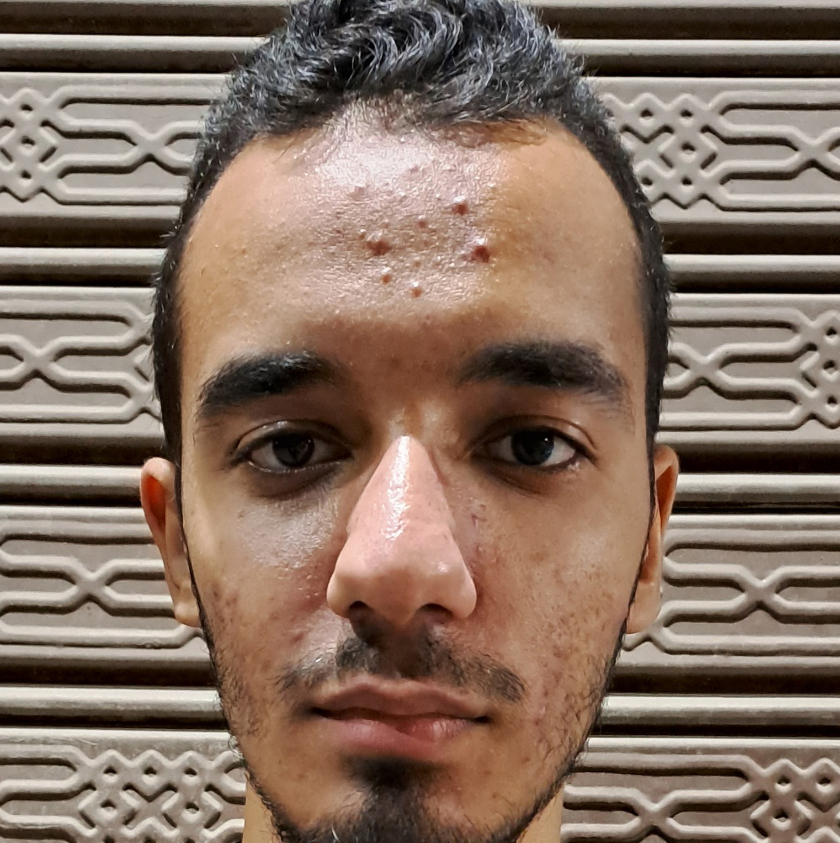
#> input picture orl faces/cropped/Ahmed0_45.jpg, 840 x 843 px, found by its file name; its folder holds only this picture in this run
$ jupyter execute roc.ipynb
#> lines starting #> are read from the running program, lines starting #| are printed output that depends on the picture
[cell 1]
import os
import cv2
import numpy as np
import matplotlib.pyplot as plt
from sklearn.metrics import roc_curve, auc
from sklearn.preprocessing import label_binarize

[cell 2]
def extract_features(images):
    # Example feature extraction code
    # You should replace this with your own feature extraction method
    features = []
    for image in images:
        # Extract features from the image
        # Add the extracted features to the features list
        features.append(np.mean(image))  # Dummy feature extraction, replace with your own

    return np.array(features)

[cell 3]
def read_images(folder_path):
    images = []
    labels = []
    for filename in os.listdir(folder_path):
        if filename.endswith(".jpg"):
            img_path = os.path.join(folder_path, filename)
            image = cv2.imread(img_path, 0)  # Read the image in grayscale
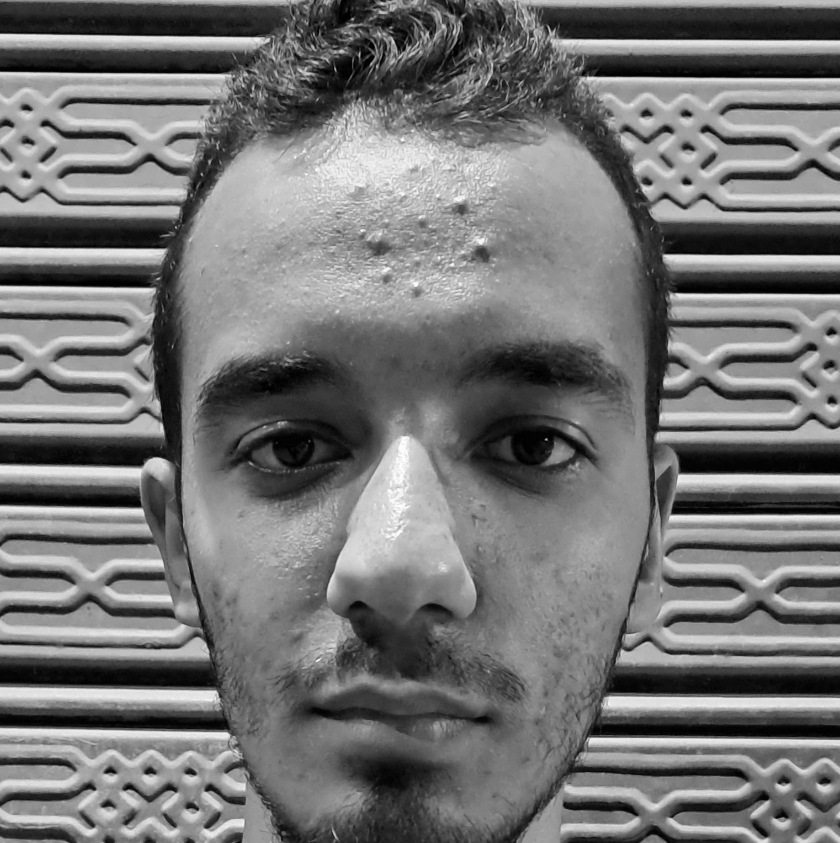
#> image: shape (843, 840); min 0, max 255, mean 116.1
            if image is not None:
                image = cv2.resize(image, (256, 256))  # Resize the image to a consistent shape
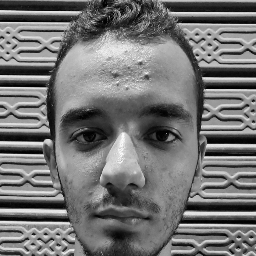
#> image: shape (256, 256); min 0, max 252, mean 116
                images.append(image)
                labels.append(int(filename.split("_")[1].split(".")[0]))

    return np.array(images), np.array(labels)

[cell 4]
def roc(images, y_prob,label_names):
    # Extract features from the images
    X_test = extract_features(images)

    # Binarize the predicted probabilities for multi-class classification
    y_test = label_binarize(np.argmax(y_prob, axis=1), classes=np.arange(y_prob.shape[1]))

    # Call the roc_curve function to calculate the false positive rate (fpr) and true positive rate (tpr)
    fpr = {}
    tpr = {}
    roc_auc = {}
    for i in range(y_prob.shape[1]):
        fpr[i], tpr[i], _ = roc_curve(y_test[:, i], y_prob[:, i])
        roc_auc[i] = auc(fpr[i], tpr[i])

    # Plot the ROC curves for each class
    plt.figure()
    for i in range(y_prob.shape[1]):
        plt.plot(fpr[i], tpr[i], lw=2,
                 label='ROC curve of class {0} (area = {1:0.2f})'.format(label_names[i], roc_auc[i]))
    plt.plot([0, 1], [0, 1], 'k--', lw=2)
    plt.xlim([0.0, 1.0])
    plt.ylim([0.0, 1.05])
    plt.xlabel('False Positive Rate')
    plt.ylabel('True Positive Rate')
    plt.title('Receiver Operating Characteristic')
    plt.legend(loc="lower right")
    plt.show()

[cell 5]
# Specify the folder path where the images are located
folder_path = "C:/Users/Zeyad/Documents/GitHub/FaceSense/orl faces/cropped"

[cell 6]
# Read the images and corresponding labels
images, labels = read_images(folder_path)
#> labels = [45]
# print(images.shape, labels)

[cell 7]
# Generate random predicted probabilities for each class
y_prob = np.random.rand(len(labels), 5)
#> y_prob = [[0.549, 0.715, 0.603, 0.545, 0.424]]

[cell 8]
# Specify the names of the 5 people in the dataset
label_names = ['Micheal','Mazen','Zeyad','Ahmed','Mo\'men']

[cell 9]
# Call the roc function to plot the ROC curve
roc(images, y_prob, label_names)
#> the loop in extract_features, `for image in images:` made 1 pass
#> after the loop in extract_features, `for image in images:`: features = [116]
#> in roc, `y_test = label_binarize(np.argmax(y_prob, axis=1), classes=np.arange(y..`: y_test = [[0, 1, 0, 0, 0]]
#> after the loop in roc, `for i in range(y_prob.shape[1]):`: fpr = {0: [0, 1], 1: [nan, nan], 2: [0, 1], 3: [0, 1], 4: [0, 1]}; roc_auc = {0: nan, 1: nan, 2: nan, 3: nan, 4: nan}; tpr = {0: [nan, nan], 1: [0, 1], 2: [nan, nan], 3: [nan, nan], 4: [nan, nan]}
#> in roc, `plt.show()`:
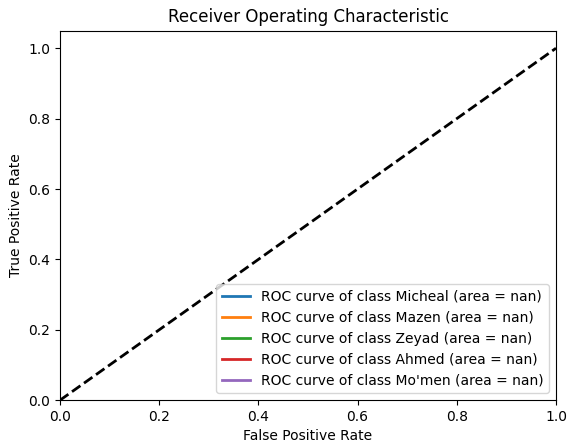
#> figure drawn by matplotlib, 1 panel

$ run again, on orl faces/cropped/Ahmed3_45.jpg
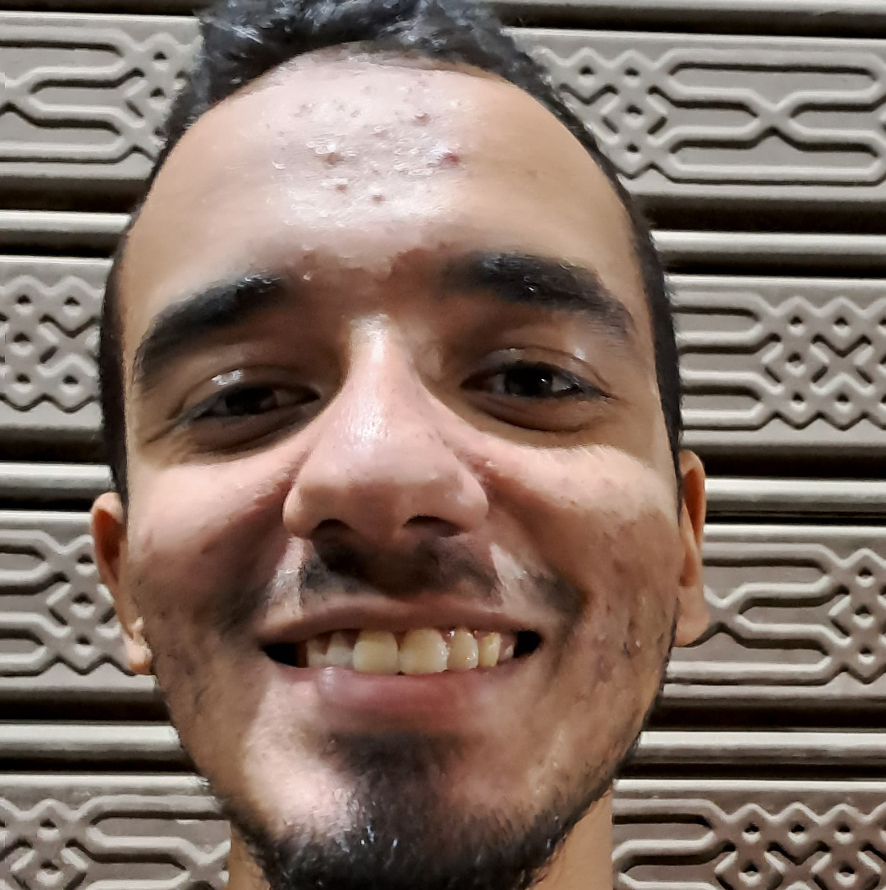
#> input picture orl faces/cropped/Ahmed3_45.jpg, 886 x 890 px, found by its file name
#> in read_images, `image = cv2.imread(img_path, 0)`:
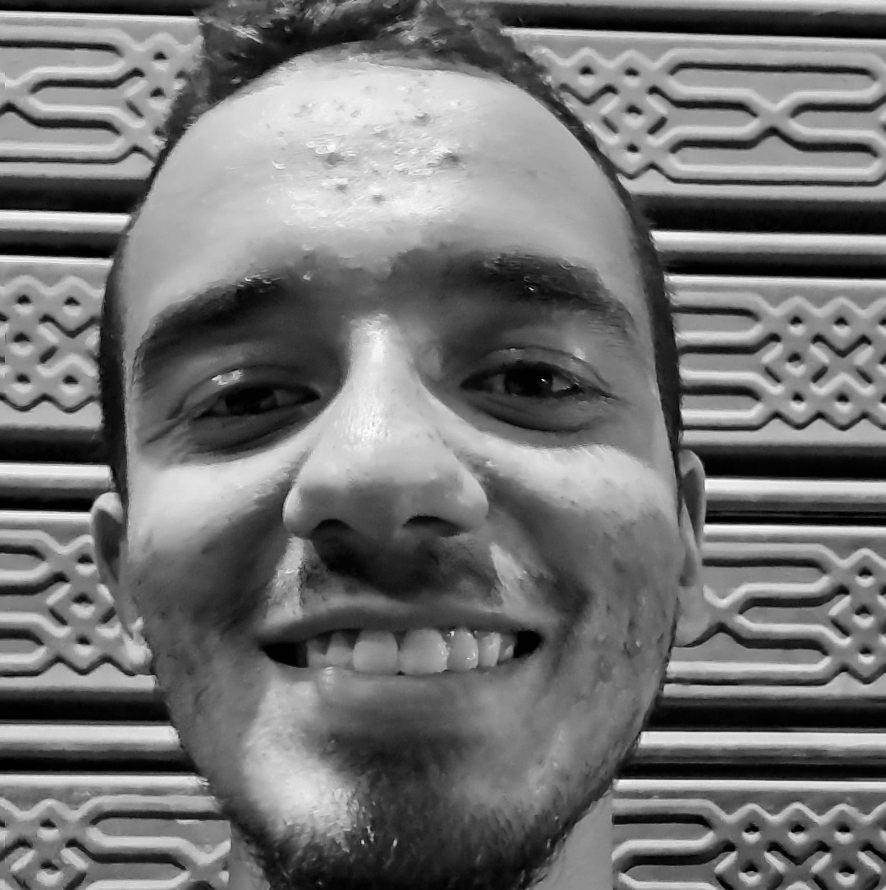
#> image: shape (890, 886); min 0, max 255, mean 114.6
#> in read_images, `image = cv2.resize(image, (256, 256))`:
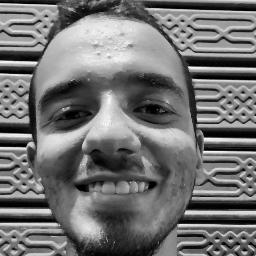
#> image: shape (256, 256); min 0, max 252, mean 114.5
#> labels = [45]
#> y_prob = [[0.549, 0.715, 0.603, 0.545, 0.424]]
#> the loop in extract_features, `for image in images:` made 1 pass
#> after the loop in extract_features, `for image in images:`: features = [114.5]
#> y_test = [[0, 1, 0, 0, 0]]
#> after the loop in roc, `for i in range(y_prob.shape[1]):`: fpr = {0: [0, 1], 1: [nan, nan], 2: [0, 1], 3: [0, 1], 4: [0, 1]}; roc_auc = {0: nan, 1: nan, 2: nan, 3: nan, 4: nan}; tpr = {0: [nan, nan], 1: [0, 1], 2: [nan, nan], 3: [nan, nan], 4: [nan, nan]}

$ run again, on orl faces/cropped/Ahmed4_45.jpg
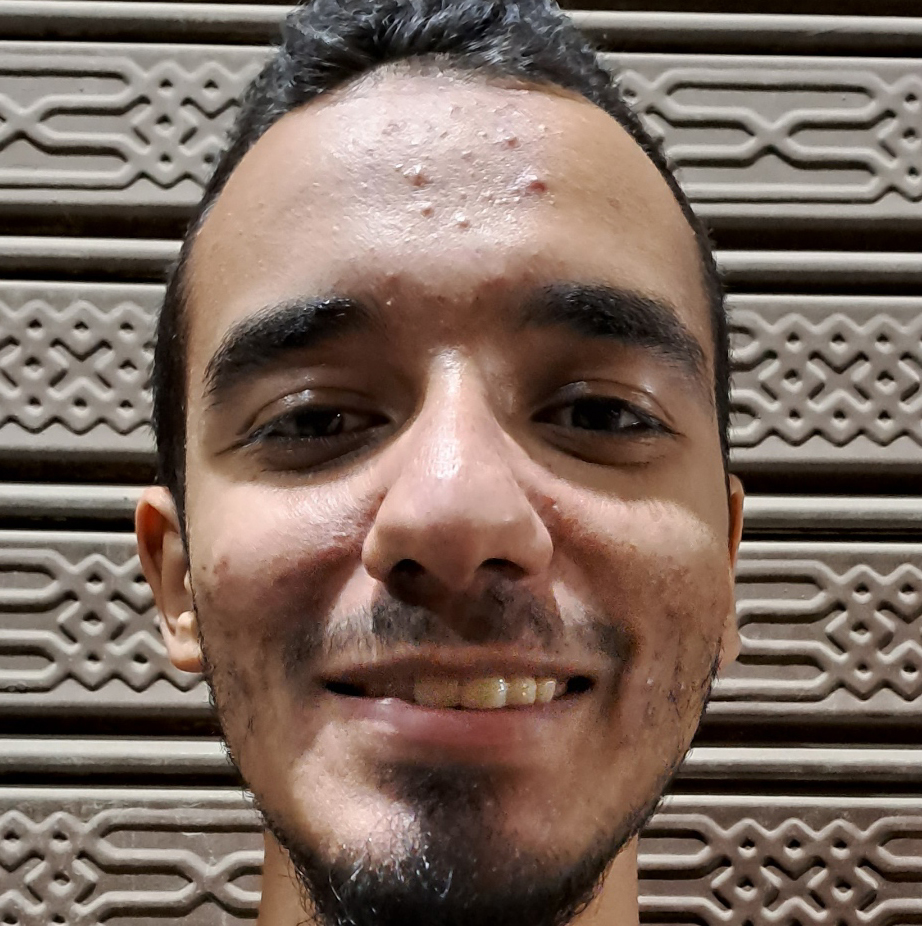
#> input picture orl faces/cropped/Ahmed4_45.jpg, 922 x 926 px, found by its file name
#> in read_images, `image = cv2.imread(img_path, 0)`:
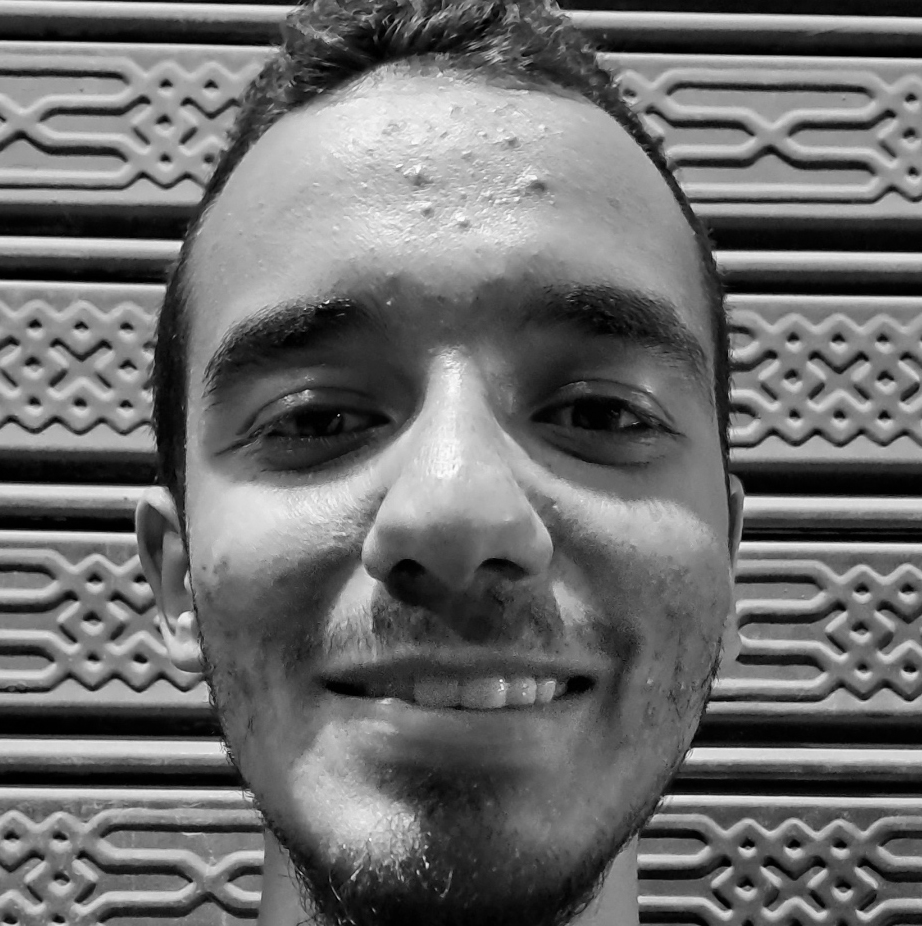
#> image: shape (926, 922); min 0, max 255, mean 109.1
#> in read_images, `image = cv2.resize(image, (256, 256))`:
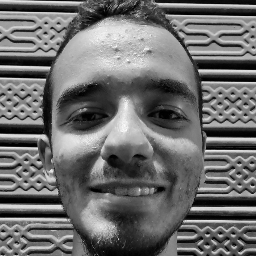
#> image: shape (256, 256); min 0, max 251, mean 109
#> labels = [45]
#> y_prob = [[0.549, 0.715, 0.603, 0.545, 0.424]]
#> the loop in extract_features, `for image in images:` made 1 pass
#> after the loop in extract_features, `for image in images:`: features = [109]
#> y_test = [[0, 1, 0, 0, 0]]
#> after the loop in roc, `for i in range(y_prob.shape[1]):`: fpr = {0: [0, 1], 1: [nan, nan], 2: [0, 1], 3: [0, 1], 4: [0, 1]}; roc_auc = {0: nan, 1: nan, 2: nan, 3: nan, 4: nan}; tpr = {0: [nan, nan], 1: [0, 1], 2: [nan, nan], 3: [nan, nan], 4: [nan, nan]}

$ run again, on orl faces/cropped/Ahmed5_45.jpg
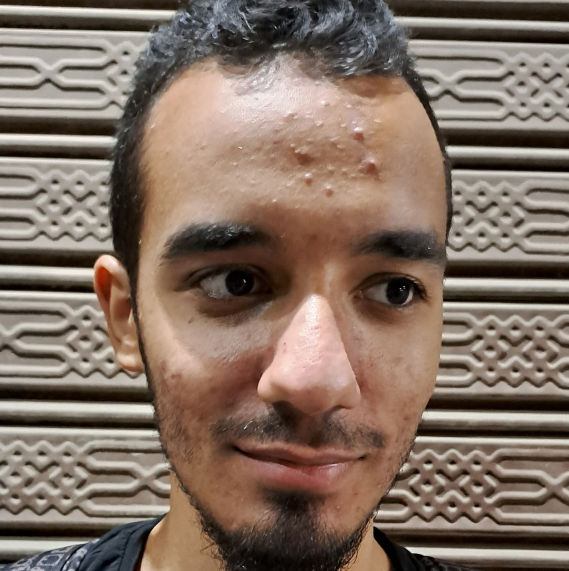
#> input picture orl faces/cropped/Ahmed5_45.jpg, 1138 x 1142 px, found by its file name (shown at 1/2 size)
#> in read_images, `image = cv2.imread(img_path, 0)`:
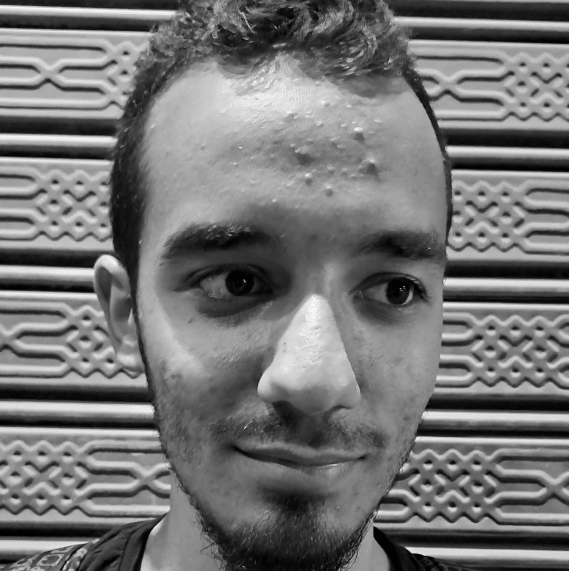
#> image: shape (1142, 1138) (shown at 1/2 size); min 0, max 255, mean 116
#> in read_images, `image = cv2.resize(image, (256, 256))`:
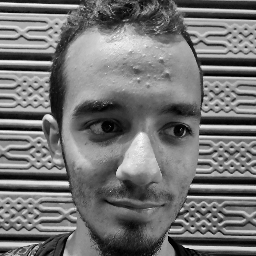
#> image: shape (256, 256); min 0, max 251, mean 115.9
#> labels = [45]
#> y_prob = [[0.549, 0.715, 0.603, 0.545, 0.424]]
#> the loop in extract_features, `for image in images:` made 1 pass
#> after the loop in extract_features, `for image in images:`: features = [115.9]
#> y_test = [[0, 1, 0, 0, 0]]
#> after the loop in roc, `for i in range(y_prob.shape[1]):`: fpr = {0: [0, 1], 1: [nan, nan], 2: [0, 1], 3: [0, 1], 4: [0, 1]}; roc_auc = {0: nan, 1: nan, 2: nan, 3: nan, 4: nan}; tpr = {0: [nan, nan], 1: [0, 1], 2: [nan, nan], 3: [nan, nan], 4: [nan, nan]}

$ run again, on orl faces/cropped/Ahmed10_45.jpg
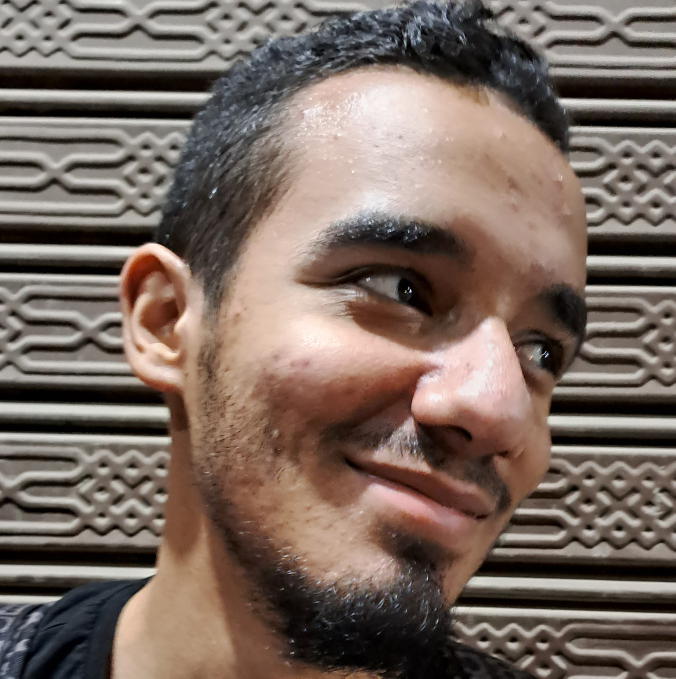
#> input picture orl faces/cropped/Ahmed10_45.jpg, 2026 x 2035 px, found by its file name (shown at 1/3 size)
#> in read_images, `image = cv2.imread(img_path, 0)`:
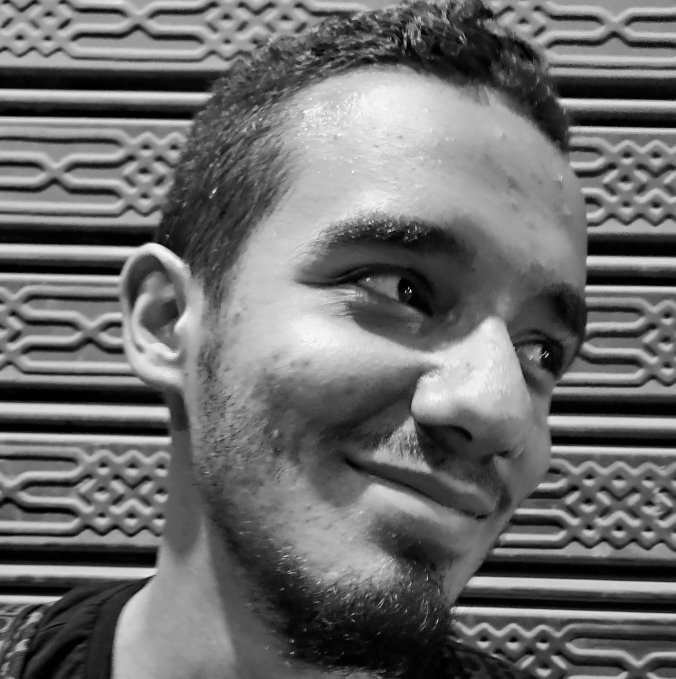
#> image: shape (2035, 2026) (shown at 1/3 size); min 0, max 255, mean 108.9
#> in read_images, `image = cv2.resize(image, (256, 256))`:
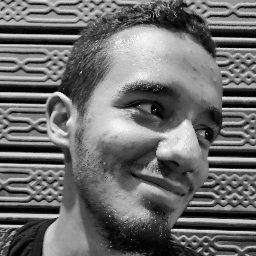
#> image: shape (256, 256); min 0, max 251, mean 108.8
#> labels = [45]
#> y_prob = [[0.549, 0.715, 0.603, 0.545, 0.424]]
#> the loop in extract_features, `for image in images:` made 1 pass
#> after the loop in extract_features, `for image in images:`: features = [108.8]
#> y_test = [[0, 1, 0, 0, 0]]
#> after the loop in roc, `for i in range(y_prob.shape[1]):`: fpr = {0: [0, 1], 1: [nan, nan], 2: [0, 1], 3: [0, 1], 4: [0, 1]}; roc_auc = {0: nan, 1: nan, 2: nan, 3: nan, 4: nan}; tpr = {0: [nan, nan], 1: [0, 1], 2: [nan, nan], 3: [nan, nan], 4: [nan, nan]}
